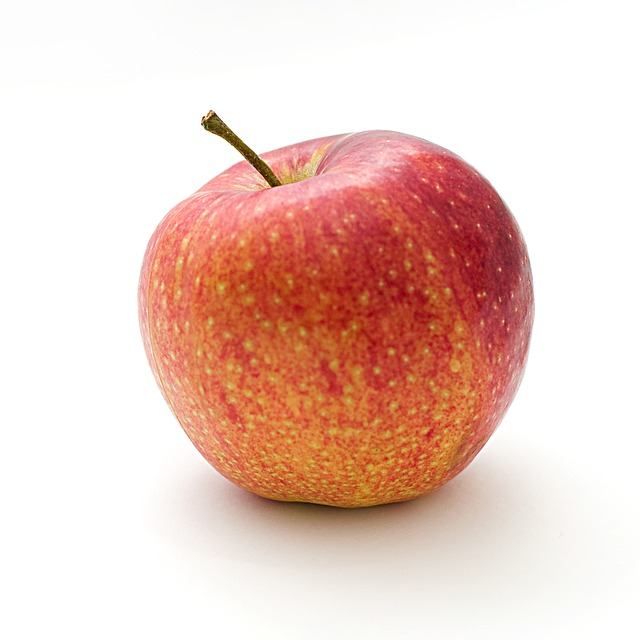
#> input picture Chapter_2/my_images/apple.jpg, 640 x 640 px
$ python 17_bitwise_operations.py
#> lines starting #> are read from the running program, lines starting #| are printed output that depends on the picture; after the words box and inside, x2 and y2 are one past the last pixel; in counts of white or black regions, pixels touching at a corner belong together
import cv2
import numpy as np

# Load images
img1 = cv2.imread("./my_images/apple.jpg")
#> img1 is the input picture: shape (640, 640, 3); mean B, G, R 196, 205.5, 235.6
img2 = cv2.imread("./my_images/orange.jpg")
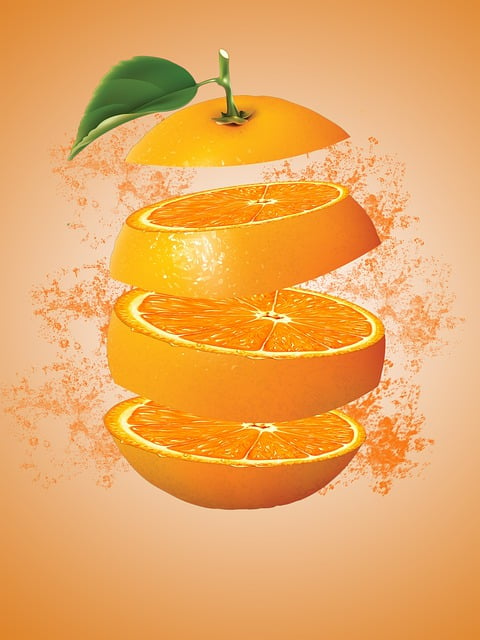
#> input picture Chapter_2/my_images/orange.jpg, 480 x 640 px
#> img2 is the input picture: shape (640, 480, 3); mean B, G, R 95.5, 168.8, 234

# Resize images
img2 = cv2.resize(img2, img1.shape[0:2])
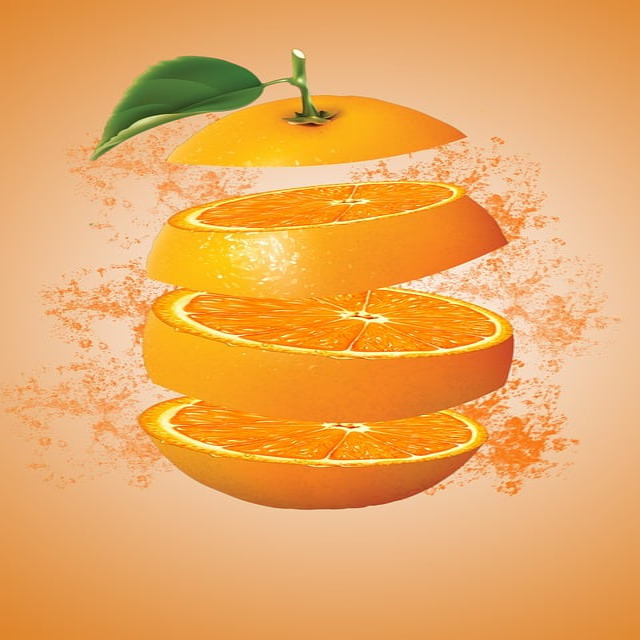
#> img2: shape (640, 640, 3); mean B, G, R 95.6, 168.8, 234

# Create a mask by thresholding the first image
gray_img1 = cv2.cvtColor(img1, cv2.COLOR_BGRA2GRAY)
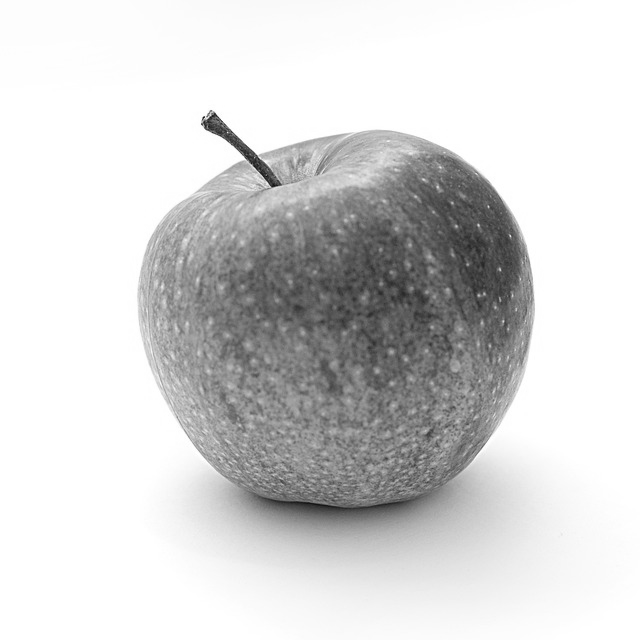
#> gray_img1: shape (640, 640); min 18, max 255, mean 213.4
ret, mask = cv2.threshold(gray_img1, 100, 255, cv2.THRESH_BINARY)
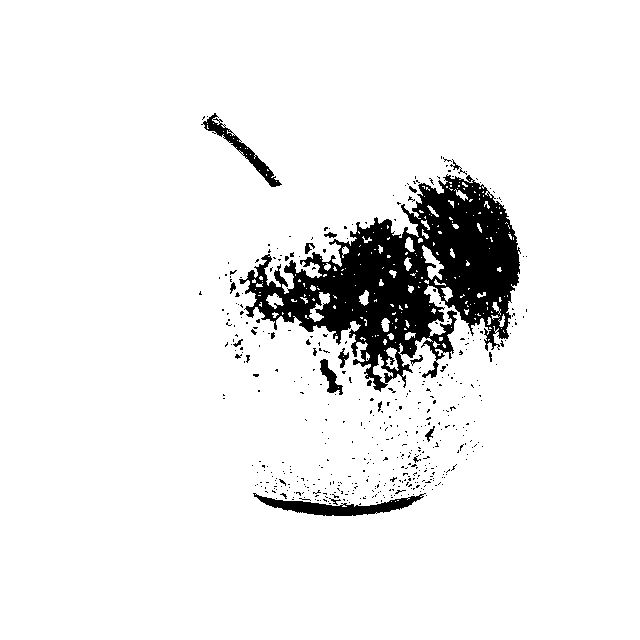
#> mask: shape (640, 640); 92.5% white; 454 black regions (432 under 20 px), largest, box (x1, y1, x2, y2) and area: (239, 174, 521, 392) 25706, (253, 493, 426, 516) 1546, (201, 113, 282, 187) 926
mask = cv2.bitwise_not(mask)

# Perform a bitwise AND operation on the images
bitwise_and = cv2.bitwise_and(img1, img2, mask=mask)
# Perform a bitwise OR operation on the images
bitwise_or = cv2.bitwise_or(img1, img2, mask=mask)
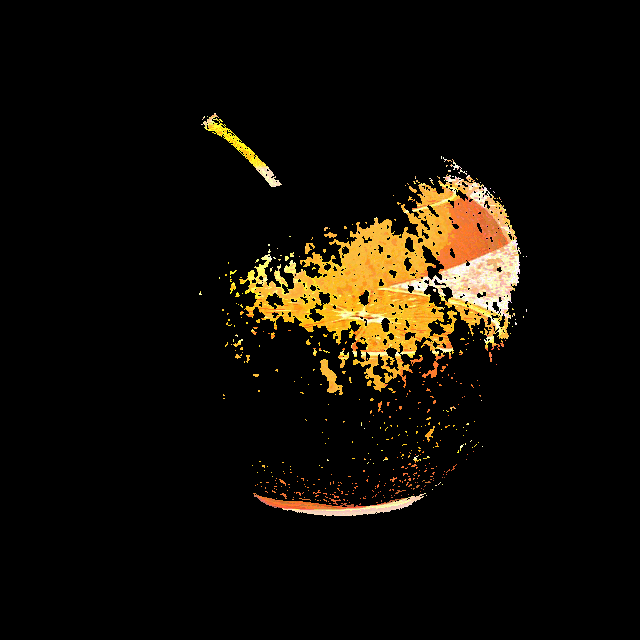
#> bitwise_or: shape (640, 640, 3); mean B, G, R 6.2, 14, 18.6
# Perform a bitwise XOR operation on the images
bitwise_xor = cv2.bitwise_xor(img1, img2, mask=mask)
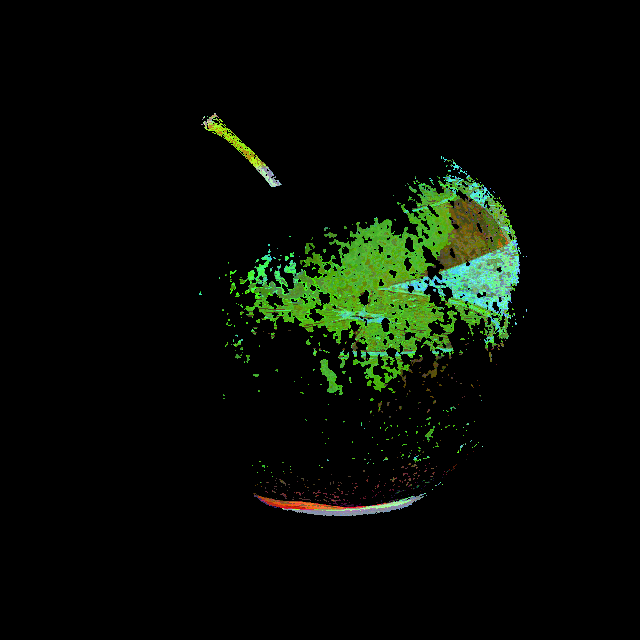
#> bitwise_xor: shape (640, 640, 3); mean B, G, R 4.9, 12.4, 6.9
# Perform a bitwise NOT operation on the images
bitwise_not = cv2.bitwise_not(img1, img2, mask=mask)
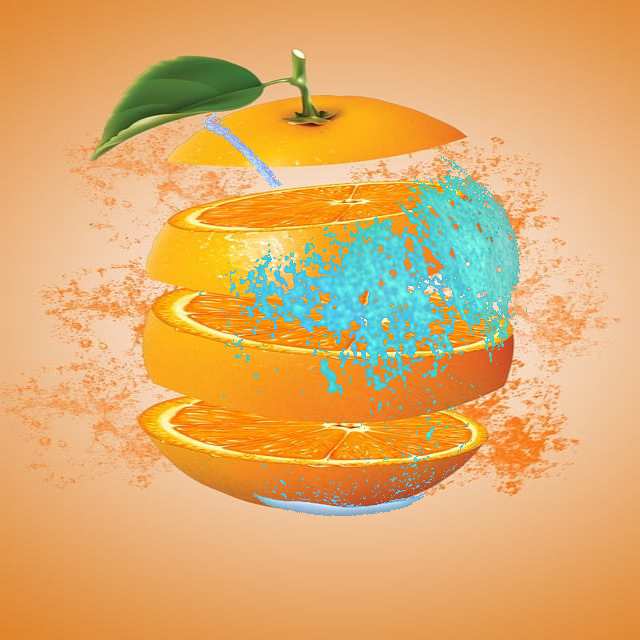
#> bitwise_not: shape (640, 640, 3); mean B, G, R 107.3, 172.3, 222.7

cv2.imshow("Image 1", img1)
cv2.imshow("Image 2", img2)
cv2.imshow("Mask", mask)
cv2.imshow("Bitwise AND", bitwise_and)
cv2.imshow("Bitwise OR", bitwise_or)
cv2.imshow("Bitwise XOR", bitwise_xor)
cv2.imshow("Bitwise NOT", bitwise_not)


cv2.waitKey(0)
cv2.destroyAllWindows()
